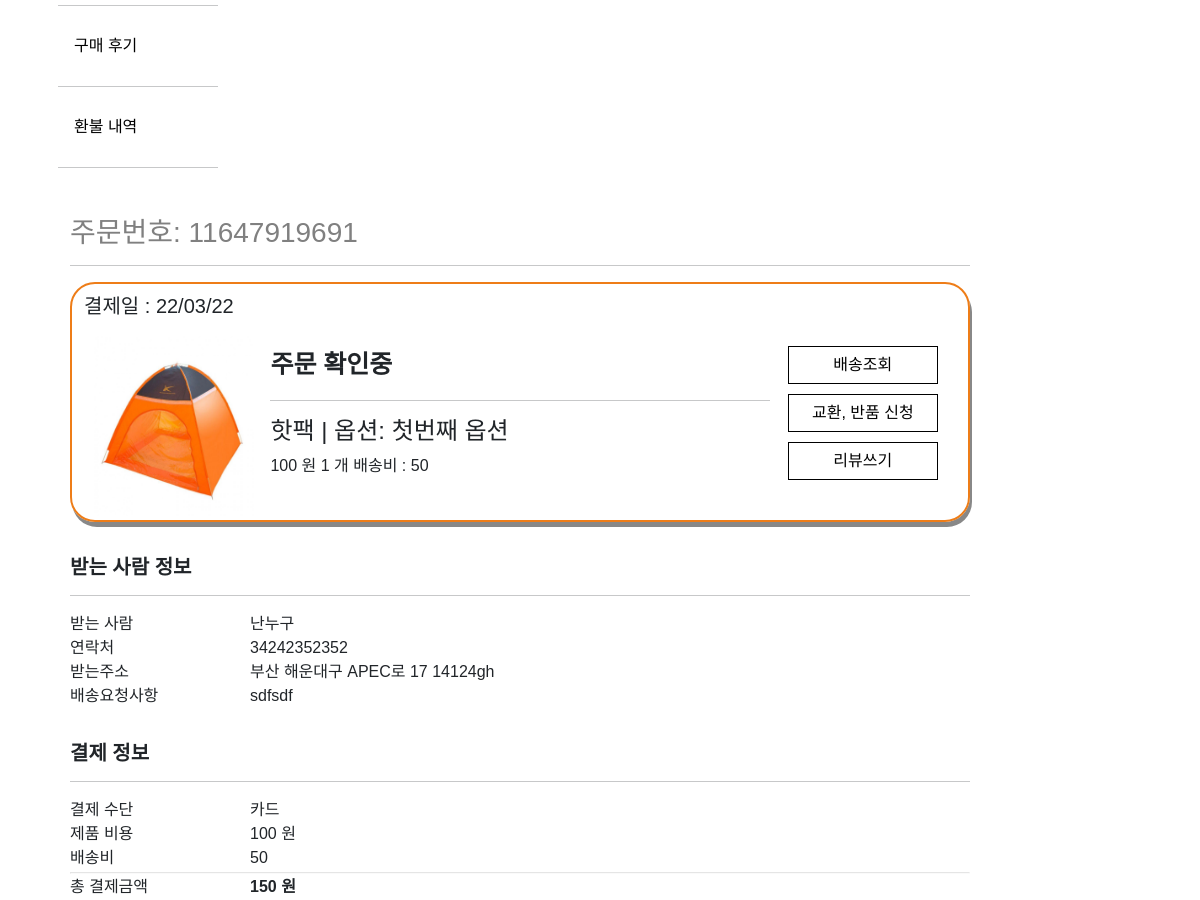
The app's page /mypage/orderlist/orderdetail/11647919691/12312 (signed in, middle part), older data.
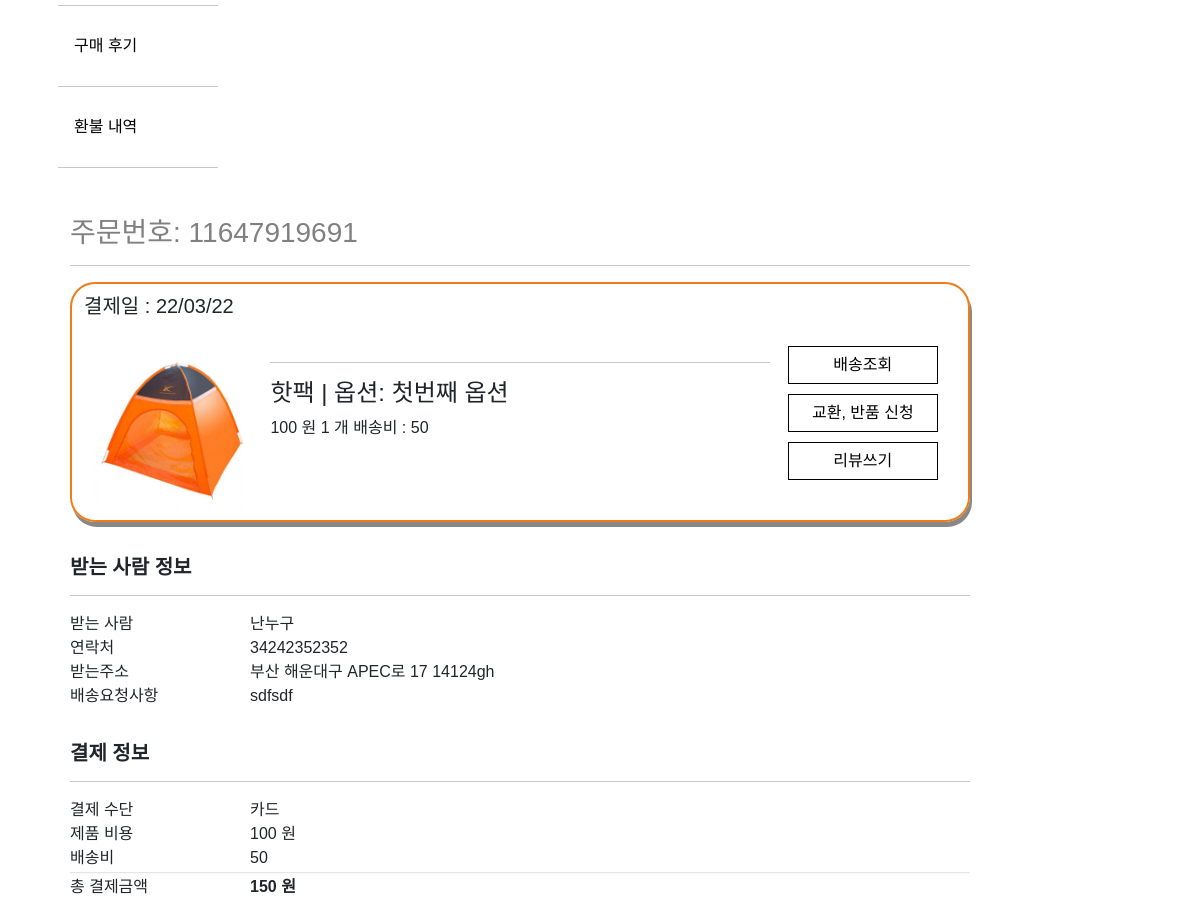
The same page, newer data.
### store/views.py (the view)
# urls.py: path('mypage/orderlist/orderdetail/<int:orderNumber>/<int:sellerCode>', views.orderdetail, name="orderdetail"), #주문번호로 변경
@login_required(login_url='account_login')
def orderdetail(request, orderNumber, sellerCode):
    customer = request.user.customer
    orderHistory = OrderHistory.objects.filter(customer=customer, order_number=orderNumber)
    product = Product.objects.filter(seller_code=sellerCode)
    orderItem = OrderItem.objects.get(orderHistory__in=orderHistory,product__in=product) #이미 쿼리셋한 쿼리셋으로 쿼리셋을 할려면 __in 필요
    context = {'orderItem': orderItem}
    return render(request, 'mypage/orderdetail.html', context)

### store/models.py (called while the page is built)
    @property
    def get_total(self):
        total = self.total_fee + self.shipping_fee
        return total

    @property
    def get_all_option_name(self):
        orderOptions = self.orderitemoption_set.all()  # 해당 order의 자식 가져와서
        data = ""
        for name in orderOptions:
            data += name.get_option_name + ", "
        data = data.strip(', ')
        return data

    @property  # 배송비
    def get_delivery_price(self):
        return self.product.shipment_price

    @property  # 옵션 포함 가격
    def get_all_total(self):
        total = self.product.price_discount * self.quantity
        orderOptions = self.orderitemoption_set.all()  # 해당 order의 자식 가져와서
        total += sum([item.get_total for item in orderOptions])  # 다더함함
        return total

    @property
    def get_option_name(self):
        return self.product_option.option_name

    @property
    def get_total(self):
        total = self.product_option.option_price * self.quantity
        return total

### store/templates/mypage/orderdetail.html (shortened to what the changed rows need)
{% extends 'store/mypage.html' %}
{% load static %}
{% block mypage %}
    <div class="container" style=" height: 90rem">
        <div class=" container" id="rcorners2" style=" height: 15rem;">
            <div class="item" style="padding: 10px; height: 200px">
                <div class="container-orderlist" style="flex-direction: row;">
                    <div class="item-orderlist-info" style=" margin: 10px;">
                        {% if orderItem.deliver_state == "checking" %}
                            <span style="font-size: 25px; "><b>주문 확인중</b></span>
                        {% elif item.deliver_state == "delivering" %}
                            <span style="font-size: 25px; "><b>배송중 </b> 송장번호 : 2354456456></span>
                        {% elif orderItem.deliver_state == "arrived" %}
                            <span style="font-size: 25px; "><b>도착 </b> 송장번호 : 2354456456></span>
                        {% endif %}
                    </div>
                </div>
            </div>
        </div>
    </div>
{% endblock mypage %}

Row changes from the older to the newer data that the page shows:
changed OrderItem "핫팩": deliver_state "checking" → "delivered" (drawn)
Text that changed along with them:
text no longer shown: "주문 확인중"
